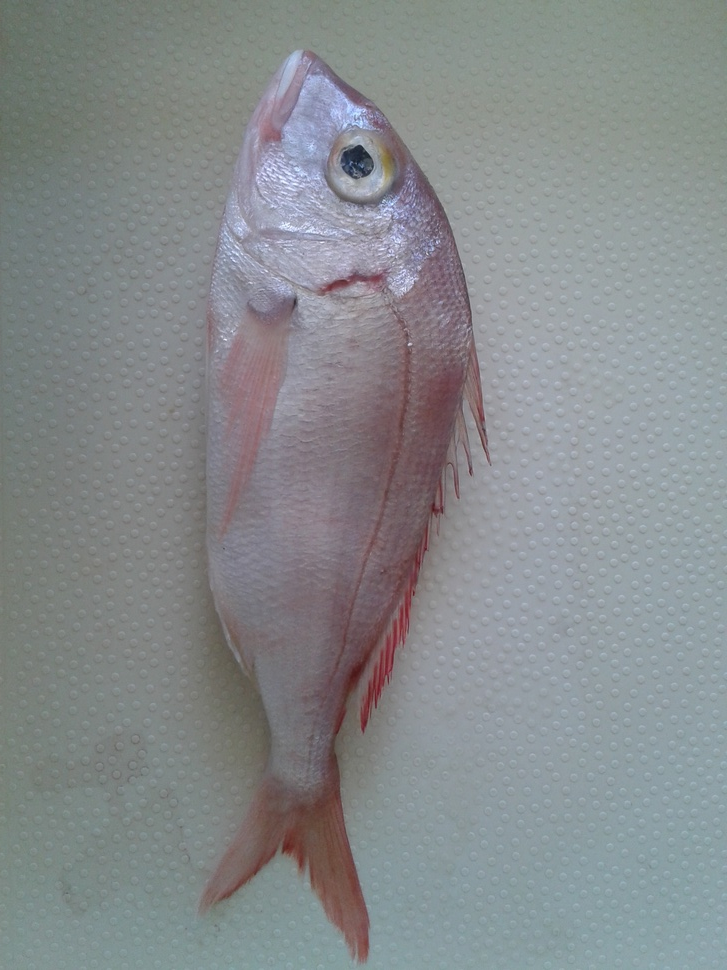
#> input picture data/test-images/2.jpg, 727 x 970 px, shrunk from 1920 x 2560 before the run, found by its file name
$ python shape_analyzer.py   (Python 2 division)
#> lines starting #> are read from the running program, lines starting #| are printed output that depends on the picture; after the words box and inside, x2 and y2 are one past the last pixel; in counts of white or black regions, pixels touching at a corner belong together; long printed decimals are rounded
### src/lib/mstatistics.py
import math

def mean(M):
	"""Arithmetic mean"""
	return sum(M)/len(M)

def standard_deviation(M):
	"""Standard deviation"""
	sums = 0
	x_dash = mean(M)
	for t in M:
		sums += (t - x_dash)**2
	return math.sqrt(sums)

# [10 lines left out: functions coefficients_of_variation, get_coefficients_of_variation_dict, not called in this run]

### src/lib/fish.py
from detectors import *

class Fish:
	"""Stores info for each fish"""
	def __init__(self, name='', bodycascade=None, fcascades = []):
		self.name = name; self.bodycascade = bodycascade;
		self.fcascades = fcascades
		self.morphometrics = Morphometrics()
		self.code = None
		self.images_dir, self.image_set = '', None

	def __str__(self):
		return self.name

	# [15 lines left out: function get_morphometrics, not called in this run]

class Morphometrics(Fish):
	"""Morphometrics are stored at this class"""
	def __init__(self, cHL=0, cFL=0, cSL=0, cPdL=0, cPpL=0, cPpeL=0,cBD=0, cPoL=0, cPcL=0, cED=0, cPaL=0):
		self.cHL, self.cFL, self.cSL, self.cPdL, self.cPpL, self.cPpeL, self.cBD, self.cPoL, self.cPcL, self.cED, self.cPaL =  cHL, cFL, cSL, cPdL, cPpL, cPpeL, cBD, cPoL, cPcL, cED, cPaL

class Database:
	"""Handle PostgreSQL databases"""
	# [5 lines left out: function __init__, not called in this run]

	def execute(self, cmd):
		"""Executes a command"""
		self.cursor.execute(cmd)

	# [4 lines left out: function query, not called in this run]

class FishDatabase(Database):
	"""Database for fishes"""
	# [5 lines left out: function __init__, not called in this run]

	def append_member(self, m):
		"""Appends member to database"""
		self.members.append(m)

	# [103 lines left out: functions query_morphometrics, query_cascade, query_feature_cascades, query_code, query_images_dir, identify and 1 more, not called in this run]


### src/lib/shape_analyzer.py
#!/usr/bin/python

#POINTS are of the type (y,x)
import cv2,sys,math,random
import numpy as np
from mstatistics import *

def midpoint(A,B):
	x = (A[0] + B[0])/2
	y = (A[1] + B[1])/2
	return x,y

def get_angle(u,v):
	"""Returns the angle of two vectors"""
	return (u.dot(v)/(np.linalg.norm(u)*np.linalg.norm(v)))


# [14 lines left out: functions display_multiple_images, rectangular_crop, not called in this run]

class ShapeAnalyzer:
	"""Developed for image shape analysis"""

	def __init__(self, image, threshold1=0,threshold2=255):
		"""ShapeAnalyzer Class Constructor. It generates results by performing:
		1. a Gaussian Blur filter
		2. Otsu's Threshold and Binary Threshold
		3. Canny Edge Detection
		4. Second binary threshold
		5. calculations to find extreme points (TM,BM,LM,RM)
		Besides this, it:
		6. computes four characteristic vectors connecting the extreme points
		7. finds the area of the formed polygon via cross product
		8. finds total length in XY directions via dot product with the base vectors i=[0,1] j=[1,0] if points have type of (y,x)
		"""
		self.image = image; self.drawn_img = self.image; self.ratio = 1
		# Otsu's thresholding after Gaussian filtering
		self.blur = cv2.GaussianBlur(self.image,(5,5),0)
		self.ret,self.th = cv2.threshold(self.blur,threshold1,threshold2,cv2.THRESH_BINARY+cv2.THRESH_OTSU)

		#Canny Edge Detection and second threshold
		self.canny_edges = cv2.Canny(self.th, 0, 255)
		self.ret2,self.th2 = cv2.threshold(self.canny_edges, 127,255, cv2.THRESH_BINARY)

		#image details
		self.h,self.w = self.th2.shape[:2]
		self.bPoints, self.wPoints = [],[]

		indx = np.where(self.th2==0)
		for i,j in zip(indx[0], indx[1]):
			self.bPoints.append((i,j))

		indx = np.where(self.th2==255)
		for i,j in zip(indx[0], indx[1]):
			self.wPoints.append((i,j))

		self.bPoints = np.array(self.bPoints)
		self.wPoints =  np.array(self.wPoints)

		if len(self.wPoints) <= len(self.bPoints):
			self.points = self.wPoints
		else:
			self.points = self.bPoints

		#Extreme points
		self.topmost = min(self.points, key = lambda t: t[0])
		self.bottommost = max(self.points, key = lambda t: t[0])
		self.leftmost = min(self.points, key = lambda t: t[1])
		self.rightmost = max(self.points, key = lambda t: t[1])

		#Characteristic Vectors
		self.v = np.array(self.topmost) - np.array(self.bottommost)
		self.u = np.array(self.leftmost) - np.array(self.rightmost)
		self.a = - (np.array(self.topmost) - np.array(self.rightmost))
		self.b = - (np.array(self.topmost) - np.array(self.leftmost))
		self.c = - (np.array(self.leftmost) - np.array(self.bottommost))
		self.d = - (np.array(self.rightmost) - np.array(self.bottommost))

		#area of polygon defined by the vectors a,b,c,d


		#Length in x and y directions
		self.ly = abs(self.v.dot([1,0]))
		self.lx = abs(self.u.dot([0,1]))

		self.__details = ['Height: '+ str(self.h), 'Width: ' + str(self.w), 'Total Length (X): ' + str(self.lx), 'Total Length (Y): ' + str(self.ly)]

		self.area = 0.5 * (np.linalg.norm(np.cross(self.a,self.b)) + np.linalg.norm(np.cross(self.c,self.d)))
		self.rhombus_area = 0.5*(self.lx*self.ly)
		self.mean_area = mean([self.area, self.rhombus_area])
		self.area_standard_deviation = standard_deviation([self.area, self.rhombus_area])

	# [4 lines left out: function print_details, not called in this run]

	def draw_extreme_points_lines(self,thickness=1):
		"""Draws lines that join the extreme points together"""
		#tuples are reversed here
		cv2.line(self.drawn_img,tuple(self.topmost)[::-1],tuple(self.bottommost)[::-1],(200,0,0),thickness)
		cv2.line(self.drawn_img,tuple(self.leftmost)[::-1],tuple(self.rightmost)[::-1],(200,0,0),thickness)
		cv2.line(self.drawn_img,tuple(self.topmost)[::-1],tuple(self.rightmost)[::-1],(150,0,0),thickness)
		cv2.line(self.drawn_img,tuple(self.topmost)[::-1],tuple(self.leftmost)[::-1],(150,0,0),thickness)
		cv2.line(self.drawn_img,tuple(self.bottommost)[::-1],tuple(self.leftmost)[::-1],(150,0,0),thickness)
		cv2.line(self.drawn_img,tuple(self.bottommost)[::-1],tuple(self.rightmost)[::-1],(150,0,0),thickness)

	# [5 lines left out: function display_steps, not called in this run]

	def write_steps(self, _dir):
		"""Exports steps to a directory"""
		if not(_dir.endswith('/')):
			_dir = _dir + '/'
		cv2.imwrite(_dir + 'gaussian_blur.jpg', self.blur)
		cv2.imwrite(_dir + 'otsu_threshold.jpg', self.th)
		cv2.imwrite(_dir + 'canny_edges.jpg', self.canny_edges)
		cv2.imwrite(_dir + 'final_image.jpg', self.drawn_img)

	# [10 lines left out: functions write_final_image, draw_details, not called in this run]

	def calculate_morphometrics_according_to_specimen(self, fish):
		"""Calculates morphometrics according to specimen"""
		self.TL = max((self.lx,self.ly))

		#TL dependent
		self.HL = fish.morphometrics.cHL * self.TL
		self.FL = fish.morphometrics.cFL * self.TL
		self.SL = fish.morphometrics.cSL * self.TL
		self.PdL = fish.morphometrics.cPdL * self.TL
		self.PpL = fish.morphometrics.cPpL * self.TL
		self.PpeL = fish.morphometrics.cPpeL * self.TL
		self.BD = fish.morphometrics.cPpeL * self.TL
		self.PcL = fish.morphometrics.cPcL * self.TL
		self.PoL = fish.morphometrics.cPoL * self.TL

		#HL dependent
		self.ED = fish.morphometrics.cED * self.HL

	def draw_morphometric_line(self, text, coefficient, point, tilt=(0,0), thickness=2):
		#numpyfied
		try:
			A = point[::-1]
			cx, cy =  np.array((int(coefficient),0)), np.array((0,int(coefficient)))
			tilt = np.array(tilt)
			if point is self.topmost:
				if text is not 'ED':
					B = A + cy
					M = (A + B)/2.0 - (30,0 )
				else:
					A = (A[0], int(A[1] + self.PoL))
					B = (A[0], int(A[1] + self.ED))
					mx,my = midpoint(A,B); mx -= 30; M = (mx,my)
			elif point is self.bottommost:
				B = A - cy
				M = (A + B)/2.0 - (30,0 )

			elif point is self.leftmost:
				B = A + cx
				M = (A+B)/2.0 - (0,30)
			elif point is self.rightmost:
				B = A - cx
				M = (A+B)/2.0 - (0,30)
			else:
				return
			A += tilt; B+=tilt; M+=tilt; M = M.astype(np.integer)
			c  = random.randint(0,255)
			cv2.line(self.drawn_img, tuple(A), tuple(B), (c,0,0), thickness)
			cv2.putText(self.drawn_img,text,tuple(M), cv2.FONT_HERSHEY_COMPLEX_SMALL, 1,(c,0,0),1)
		except NameError:
			return

	def draw_morphometric_lines_according_to_specimen(self, fish,thickness=2):
		"""Draws morphometrics as lines according to defined specimen"""
		self.calculate_morphometrics_according_to_specimen(fish)

		self.draw_morphometric_line('ED', self.ED, self.topmost, tilt=(10,0))
		self.draw_morphometric_line('PdL', self.PdL, self.topmost, tilt=(5,0))
		self.draw_morphometric_line('PpL', self.PpL, self.topmost, tilt=(15,0))
		self.draw_morphometric_line('PpeL', self.PpeL, self.topmost, tilt=(20,0))
		self.draw_morphometric_line('PoL', self.PoL, self.topmost, tilt=(-5,0))
		self.draw_morphometric_line('HL', self.HL, self.topmost, tilt=(-10,0))
		self.draw_morphometric_line('SL', self.SL, self.topmost, tilt=(-15,0))
		self.draw_morphometric_line('FL', self.FL, self.topmost)

	# [7 lines left out: function draw_haar_feature, not called in this run]

class Contour:
    ''' Provides detailed parameter informations about a contour

        Create a Contour instant as follows: c = Contour(src_img, contour)
                where src_img should be grayscale image.

        Attributes:

        c.area -- gives the area of the region
        c.parameter -- gives the perimeter of the region
        c.moments -- gives all values of moments as a dict
        c.centroid -- gives the centroid of the region as a tuple (x,y)
        c.bounding_box -- gives the bounding box parameters as a tuple => (x,y,width,height)
        c.bx,c.by,c.bw,c.bh -- corresponds to (x,y,width,height) of the bounding box
        c.aspect_ratio -- aspect ratio is the ratio of width to height
        c.equi_diameter -- equivalent diameter of the circle with same as area as that of region
        c.extent -- extent = contour area/bounding box area
        c.convex_hull -- gives the convex hull of the region
        c.convex_area -- gives the area of the convex hull
        c.solidity -- solidity = contour area / convex hull area
        c.center -- gives the center of the ellipse
        c.majoraxis_length -- gives the length of major axis
        c.minoraxis_length -- gives the length of minor axis
        c.orientation -- gives the orientation of ellipse
        c.eccentricity -- gives the eccentricity of ellipse
        c.filledImage -- returns the image where region is white and others are black
        c.filledArea -- finds the number of white pixels in filledImage
        c.convexImage -- returns the image where convex hull region is white and others are black
        c.pixelList -- array of indices of on-pixels in filledImage
        c.maxval -- corresponds to max intensity in the contour region
        c.maxloc -- location of max.intensity pixel location
        c.minval -- corresponds to min intensity in the contour region
        c.minloc -- corresponds to min.intensity pixel location
        c.meanval -- finds mean intensity in the contour region
        c.leftmost -- leftmost point of the contour
        c.rightmost -- rightmost point of the contour
        c.topmost -- topmost point of the contour
        c.bottommost -- bottommost point of the contour
        c.distance_image((x,y)) -- return the distance (x,y) from the contour.
        c.distance_image() -- return the distance image where distance to all points on image are calculated
        '''
    # [231 lines left out: functions __init__, distance_image, not called in this run]


if __name__ == '__main__':
	img = cv2.imread('/home/marios/2.jpg',0)
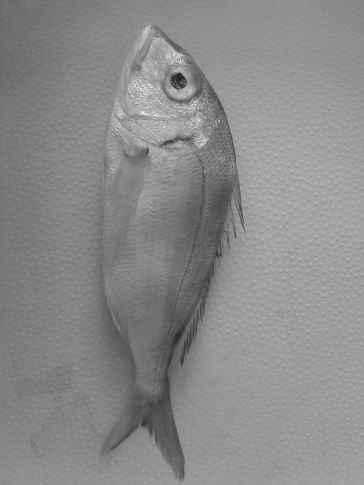
#> img: shape (970, 727) (shown at 1/2 size); min 26, max 254, mean 137.7
	from fish import Fish
	#a dumb fish
	f1 = Fish(name='f1')
	f1.morphometrics.cHL = 0.3
	f1.morphometrics.cSL = 0.7
	f1.morphometrics.cFL = 0.7
	f1.morphometrics.cPoL = 0.2
	f1.morphometrics.cED = 0.05
	s = ShapeAnalyzer(img)
#> in __init__, `self.ret,self.th = cv2.threshold(self.blur,threshold1,threshold2,cv2.T..`:
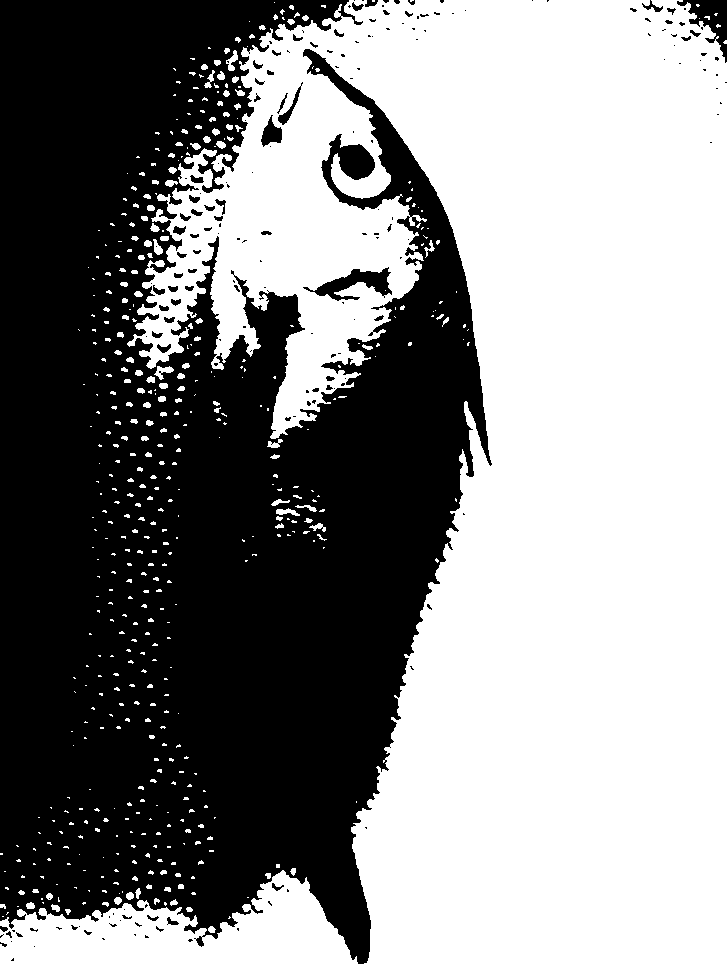
#> self.th: shape (970, 727); 54.3% white; 188 black regions (129 under 20 px), largest, box (x1, y1, x2, y2) and area: (0, 0, 492, 964) 316726, (677, 0, 727, 63) 1227, (303, 267, 392, 301) 1199
#> in __init__, `self.ret,self.th = cv2.threshold(self.blur,threshold1,threshold2,cv2.T..`: self.ret = 136
#> in __init__, `self.canny_edges = cv2.Canny(self.th, 0, 255)`:
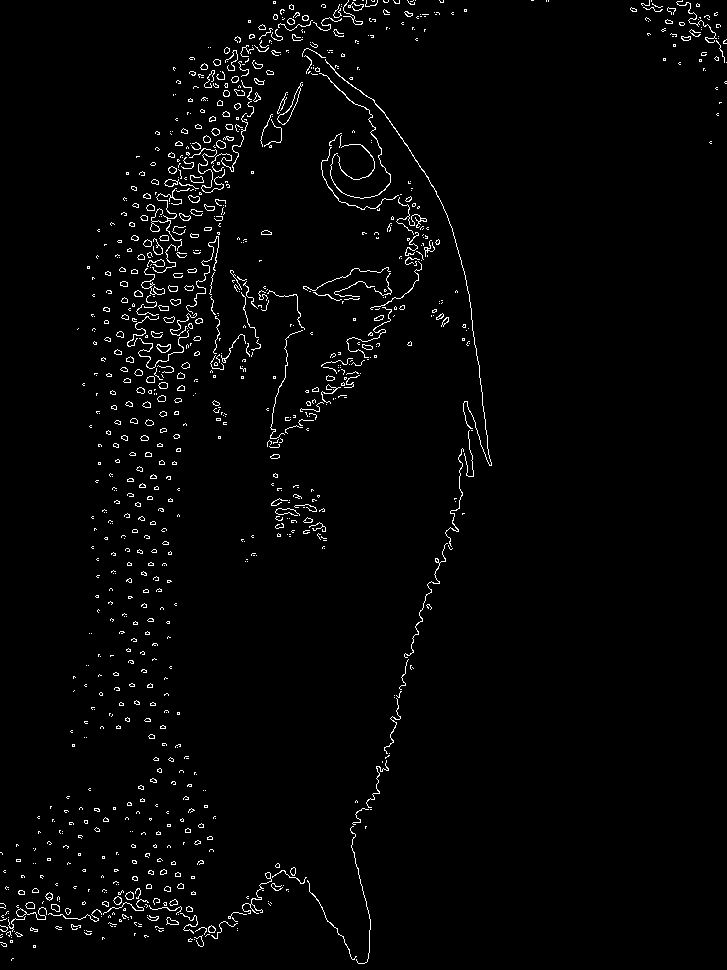
#> self.canny_edges: shape (970, 727); 2.1% white in thin lines or dots
#> in __init__, `indx = np.where(self.th2==0)`: indx = 690070 positions, rows 0 to 969, columns 0 to 726
#> after the loop in __init__, `for i,j in zip(indx[0], indx[1]):`: self.bPoints = 690070 items
#> in __init__, `indx = np.where(self.th2==255)`: indx = 15120 positions, rows 0 to 963, columns 0 to 726
#> the loop in __init__, `for i,j in zip(indx[0], indx[1]):` made 15120 passes
#> (i, j) on passes 2 to 4: (0, 353), (0, 354), (0, 355)
#> after the loop in __init__, `for i,j in zip(indx[0], indx[1]):`: self.wPoints = 15120 pairs, first value 0 to 963, second value 0 to 726
#> in __init__, `self.bPoints = np.array(self.bPoints)`: self.bPoints = 690070 pairs, first value 0 to 969, second value 0 to 726
#> in __init__, `self.points = self.wPoints`: self.points has the same summary as self.wPoints
#> in __init__, `self.topmost = min(self.points, key = lambda t: t[0])`: self.topmost = [0, 348]
#> in __init__, `self.bottommost = max(self.points, key = lambda t: t[0])`: self.bottommost = [963, 358]
#> in __init__, `self.leftmost = min(self.points, key = lambda t: t[1])`: self.leftmost = [852, 0]
#> in __init__, `self.rightmost = max(self.points, key = lambda t: t[1])`: self.rightmost = [39, 726]
#> in __init__, `self.v = np.array(self.topmost) - np.array(self.bottommost)`: self.v = [-963, -10]
#> in __init__, `self.u = np.array(self.leftmost) - np.array(self.rightmost)`: self.u = [813, -726]
#> in __init__, `self.a = - (np.array(self.topmost) - np.array(self.rightmost))`: self.a = [39, 378]
#> in __init__, `self.b = - (np.array(self.topmost) - np.array(self.leftmost))`: self.b = [852, -348]
#> in __init__, `self.c = - (np.array(self.leftmost) - np.array(self.bottommost))`: self.c = [111, 358]
#> in __init__, `self.d = - (np.array(self.rightmost) - np.array(self.bottommost))`: self.d = [924, -368]
#> in __init__, `self.ly = abs(self.v.dot([1,0]))`: self.ly = 963
#> in __init__, `self.lx = abs(self.u.dot([0,1]))`: self.lx = 726
#> in __init__, `self.area = 0.5 * (np.linalg.norm(np.cross(self.a,self.b)) + np.linalg..`: self.area = 353634
#> in __init__, `self.rhombus_area = 0.5*(self.lx*self.ly)`: self.rhombus_area = 349569
#> in __init__, `self.mean_area = mean([self.area, self.rhombus_area])`: self.mean_area = 351601.5
#> the loop in standard_deviation, `for t in M:` made 2 passes
#> (t, sums) on passes 1 to 2: (353634, 4131056.2), (349569, 8262112.5)
#> after the loop in standard_deviation, `for t in M:`: sums = 8262112.5
#> in __init__, `self.area_standard_deviation = standard_deviation([self.area, self.rho..`: self.area_standard_deviation = 2874.4
	s.draw_extreme_points_lines()
	#s.draw_details()
	s.draw_morphometric_lines_according_to_specimen(f1)
#> in calculate_morphometrics_according_to_specimen, `self.TL = max((self.lx,self.ly))`: self.TL = 963
#> in calculate_morphometrics_according_to_specimen, `self.HL = fish.morphometrics.cHL * self.TL`: self.HL = 288.9
#> in calculate_morphometrics_according_to_specimen, `self.FL = fish.morphometrics.cFL * self.TL`: self.FL = 674.1
#> in calculate_morphometrics_according_to_specimen, `self.PdL = fish.morphometrics.cPdL * self.TL`: self.PdL = 0
#> in calculate_morphometrics_according_to_specimen, `self.PoL = fish.morphometrics.cPoL * self.TL`: self.PoL = 192.6
#> in calculate_morphometrics_according_to_specimen, `self.ED = fish.morphometrics.cED * self.HL`: self.ED = 14.45
#> in draw_morphometric_line, `A = point[::-1]`: A = [348, 0]
#> in draw_morphometric_line, `cx, cy =  np.array((int(coefficient),0)), np.array((0,int(coefficient)))`: cx = [14, 0]; cy = [0, 14]
#> in draw_morphometric_line, `A = (A[0], int(A[1] + self.PoL))`: A = (348, 192)
#> in draw_morphometric_line, `B = (A[0], int(A[1] + self.ED))`: B = (348, 206)
#> in midpoint, `x = (A[0] + B[0])/2`: x = 348
#> in midpoint, `y = (A[1] + B[1])/2`: y = 199
#> in draw_morphometric_line, `mx, my = midpoint(A, B)`: mx = 348; my = 199
#> in draw_morphometric_line, `mx -= 30`: mx = 318
#> in draw_morphometric_line, `M = (mx, my)`: M = (318, 199)
#> in draw_morphometric_line, `A += tilt`: A = [358, 192]
#> in draw_morphometric_line, `B += tilt`: B = [358, 206]
#> in draw_morphometric_line, `M += tilt`: M = [328, 199]
#> in draw_morphometric_line (call 8), `cv2.line(self.drawn_img, tuple(A), tuple(B), (c,0,0), thickness)`:
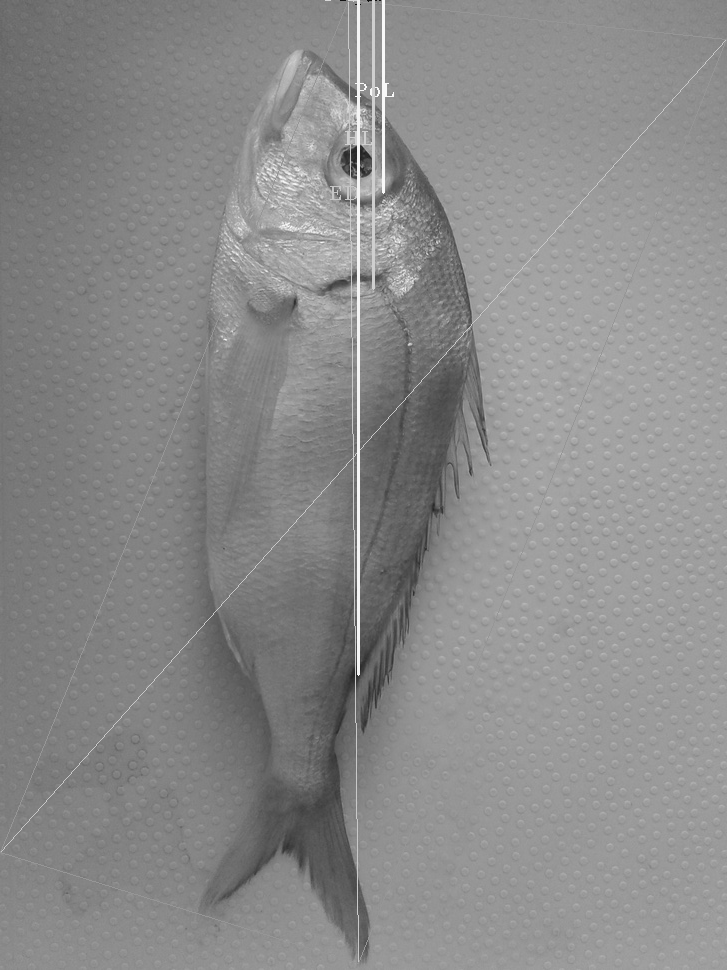
#> self.drawn_img: shape (970, 727); min 20, max 254, mean 138.4
	s.write_steps('/home/marios')
	print s.TL
#| 963
	print s.HL
#| 288.9
	print s.area
#| 353634.0
	print s.rhombus_area
#| 349569.0
	print s.mean_area
#| 351601.5
	print s.area_standard_deviation
#| 2874.389
